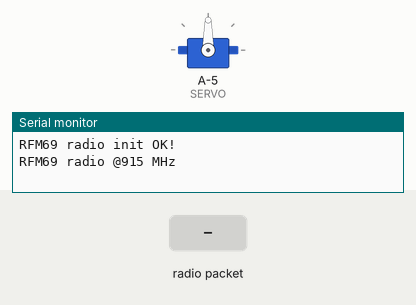
Bench run of a sketch on a simulated ATtiny85, built with avr-gcc and run on an emulated ATtiny85. Parts: servo, the last lines printed to the serial monitor. The inputs (shaded band) are chosen by the test bench. No radio packets arrive unless stated.

Above: at 1.2 s.
1.3 s: radio packet "5" arrives
At 2.5 s:
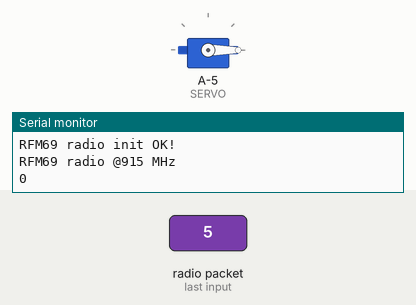
2.8 s: radio packet "200" arrives
At 3.8 s:
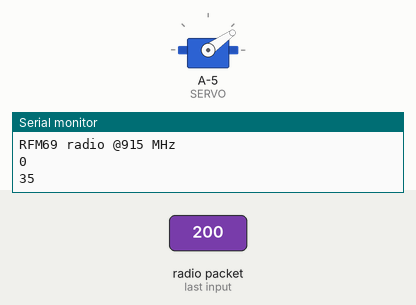
Timing chart, 0 to 5.8 s (numbered marks = the images above; inputs shaded):
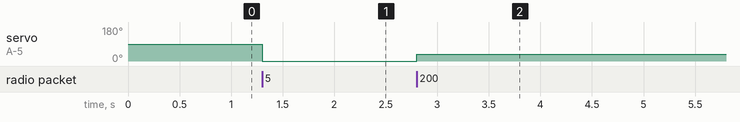

The sketch:

ITM-receiver.ino
```cpp
//
// This program receives an integer value via an RFM69 radio module and
// uses it to set the position of a servo
//
#include <Servo.h>
#include <SPI.h>
#include <RH_RF69.h>

Servo myservo;  // create servo object to control a servo

/************ Radio Setup ***************/

// Change to 434.0 or other frequency, must match RX's freq!
#define RF69_FREQ 915.0
// Pins used for the RFM69 module
#define RFM69_INT     3
#define RFM69_CS      4
#define RFM69_RST     2
// Pin used for the servo
#define SERVO         9

// Singleton instance of the radio driver
RH_RF69 rf69(RFM69_CS, RFM69_INT);

int16_t packetnum = 0;  // packet counter, we increment per xmission
int val;

void setup()
{
  Serial.begin(115200);
  myservo.attach(SERVO);  // attaches the servo on pin 9 to the servo object

  pinMode(RFM69_RST, OUTPUT);
  digitalWrite(RFM69_RST, LOW);

  // manual reset
  digitalWrite(RFM69_RST, HIGH);
  delay(10);
  digitalWrite(RFM69_RST, LOW);
  delay(10);
  if (!rf69.init()) {
    Serial.println("RFM69 radio init failed");
    while (1);
  }
  Serial.println("RFM69 radio init OK!");

  // Set module radio frequency
  if (!rf69.setFrequency(RF69_FREQ)) {
    Serial.println("setFrequency failed");
  }

  // Set module radio encryption key. The transmitter and receiver must use the same key.
  uint8_t key[] = { 0x01, 0x02, 0x03, 0x04, 0x05, 0x06, 0x07, 0x08,
                    0x01, 0x02, 0x03, 0x04, 0x05, 0x06, 0x07, 0x08};
  rf69.setEncryptionKey(key);

  Serial.print("RFM69 radio @");  Serial.print((int)RF69_FREQ);  Serial.println(" MHz");
}


void loop() {
 if (rf69.available()) { // Should be a message for us now
    uint8_t buf[RH_RF69_MAX_MESSAGE_LEN];
    uint8_t len = sizeof(buf);
    if (rf69.recv(buf, &len)) {
      if (!len) return;
      buf[len] = 0;
      String sval = String((char*)buf);     // convert character array to a string variable
      val = sval.toInt();                   // convert string representation of the integer to a int
      val = map(val, 0, 1023, 0, 180);      // scale value of integer to 0-180 from 0-1023
      Serial.println(val);
      myservo.write(val);                  // sets the servo position according to the scaled value
      delay(15);                           // waits for the servo to get there
    }
  }
}
```

Measured:
- after the input at 1.3 s, servo on A-5 (SERVO): 90° → 0° at once
- after the input at 2.8 s, servo on A-5 (SERVO): 0° → 35° at once
